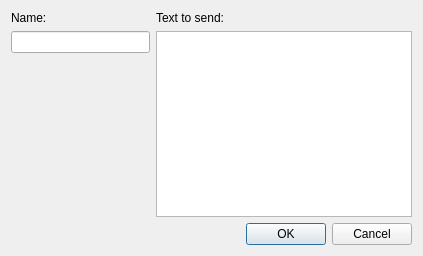
<?xml version="1.0" encoding="UTF-8"?>
<ui version="4.0">
 <class>Dialog</class>
 <widget class="QDialog" name="Dialog">
  <property name="geometry">
   <rect>
    <x>0</x>
    <y>0</y>
    <width>423</width>
    <height>256</height>
   </rect>
  </property>
  <property name="windowTitle">
   <string>Dialog</string>
  </property>
  <layout class="QHBoxLayout" name="horizontalLayout">
   <item>
    <layout class="QVBoxLayout" name="verticalLayout_3">
     <item>
      <widget class="QLabel" name="nameLabel">
       <property name="text">
        <string>Name:</string>
       </property>
      </widget>
     </item>
     <item>
      <widget class="QLineEdit" name="nameEdit"/>
     </item>
     <item>
      <spacer name="verticalSpacer">
       <property name="orientation">
        <enum>Qt::Vertical</enum>
       </property>
       <property name="sizeHint" stdset="0">
        <size>
         <width>20</width>
         <height>40</height>
        </size>
       </property>
      </spacer>
     </item>
    </layout>
   </item>
   <item>
    <layout class="QVBoxLayout" name="verticalLayout_2">
     <item>
      <widget class="QLabel" name="actionLabel">
       <property name="text">
        <string>Text to send:</string>
       </property>
      </widget>
     </item>
     <item>
      <widget class="QTextEdit" name="actionEdit"/>
     </item>
     <item>
      <widget class="QDialogButtonBox" name="buttonBox">
       <property name="orientation">
        <enum>Qt::Horizontal</enum>
       </property>
       <property name="standardButtons">
        <set>QDialogButtonBox::Cancel|QDialogButtonBox::Ok</set>
       </property>
      </widget>
     </item>
    </layout>
   </item>
  </layout>
 </widget>
 <resources/>
 <connections>
  <connection>
   <sender>buttonBox</sender>
   <signal>accepted()</signal>
   <receiver>Dialog</receiver>
   <slot>accept()</slot>
   <hints>
    <hint type="sourcelabel">
     <x>248</x>
     <y>254</y>
    </hint>
    <hint type="destinationlabel">
     <x>157</x>
     <y>274</y>
    </hint>
   </hints>
  </connection>
  <connection>
   <sender>buttonBox</sender>
   <signal>rejected()</signal>
   <receiver>Dialog</receiver>
   <slot>reject()</slot>
   <hints>
    <hint type="sourcelabel">
     <x>316</x>
     <y>260</y>
    </hint>
    <hint type="destinationlabel">
     <x>286</x>
     <y>274</y>
    </hint>
   </hints>
  </connection>
 </connections>
</ui>
